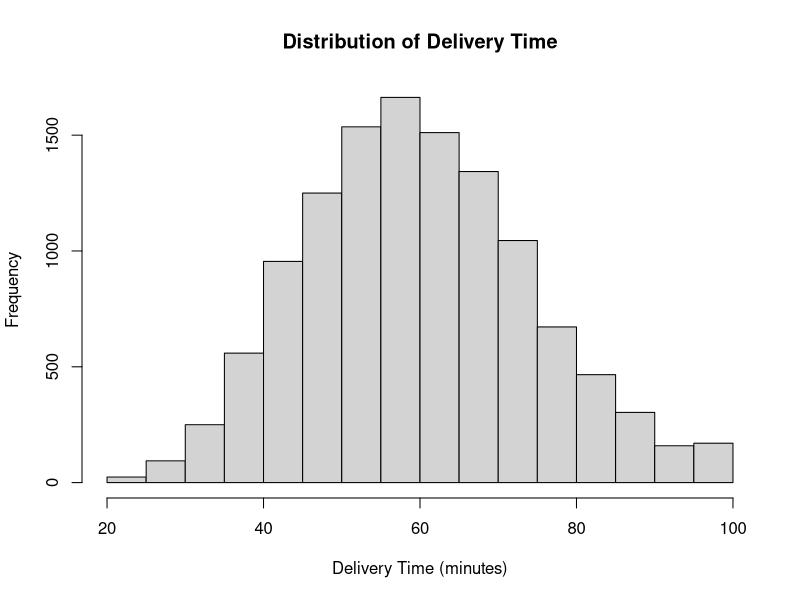
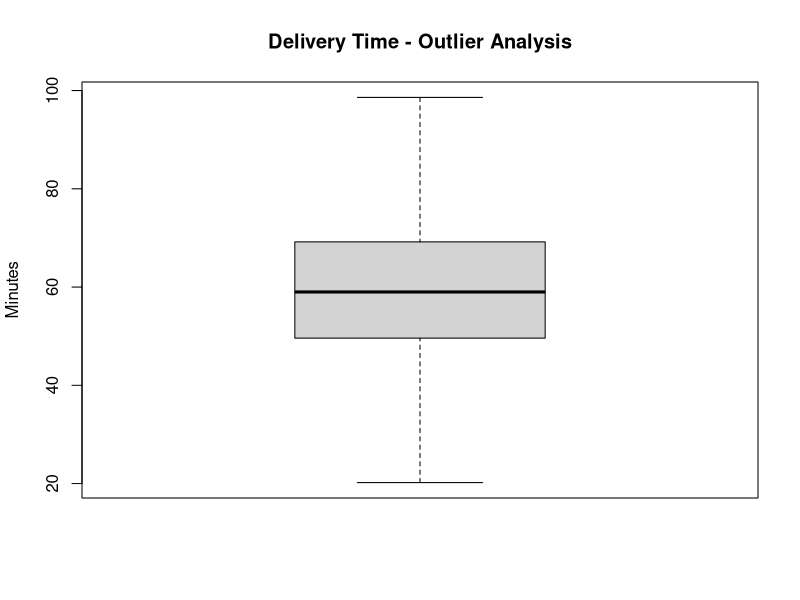
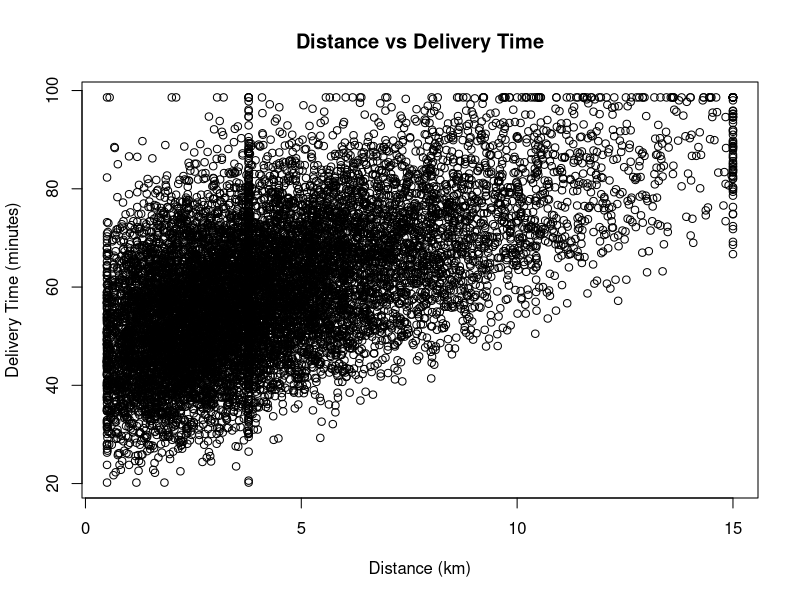
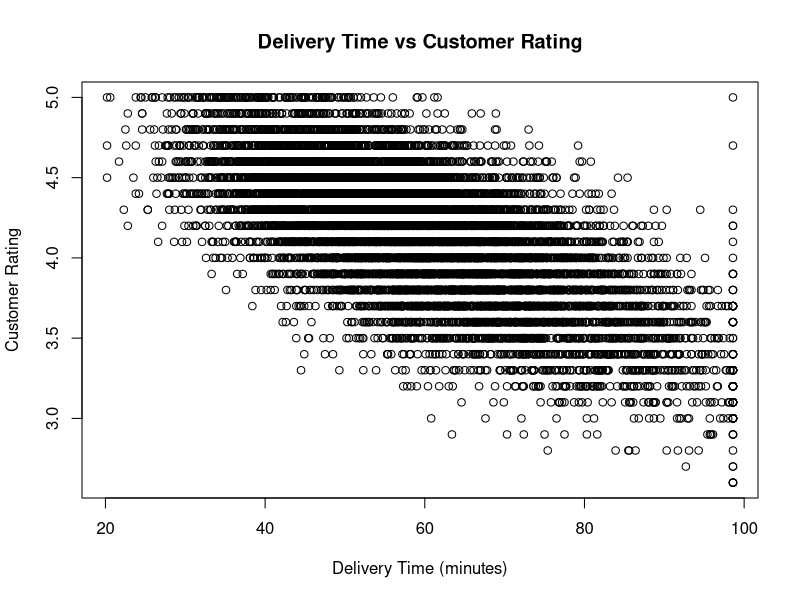

These figures' R source, in order:
# Food Delivery Time & Customer Satisfaction Analytics
# R component: data cleaning, descriptive statistics, EDA, visualization, regression

df <- read.csv("food_delivery_prototype_cleaned.csv")

# Basic structure
str(df)
summary(df)

# Descriptive statistics
mean(df$actual_delivery_min, na.rm=TRUE)
median(df$actual_delivery_min, na.rm=TRUE)
sd(df$actual_delivery_min, na.rm=TRUE)
quantile(df$actual_delivery_min, probs=c(0.25,0.5,0.75), na.rm=TRUE)

# Correlation
cor(df$actual_delivery_min, df$customer_rating, use="complete.obs")

# Histogram
hist(df$actual_delivery_min,
     main="Distribution of Delivery Time",
     xlab="Delivery Time (minutes)")

# Box plot
boxplot(df$actual_delivery_min,
        main="Delivery Time - Outlier Analysis",
        ylab="Minutes")

# Scatter plot
plot(df$distance_km, df$actual_delivery_min,
     main="Distance vs Delivery Time",
     xlab="Distance (km)",
     ylab="Delivery Time (minutes)")

# Customer rating vs delivery time
plot(df$actual_delivery_min, df$customer_rating,
     main="Delivery Time vs Customer Rating",
     xlab="Delivery Time (minutes)",
     ylab="Customer Rating")

# Multiple linear regression
model <- lm(actual_delivery_min ~ distance_km +
              preparation_time_min +
              number_of_items +
              restaurant_rating +
              courier_rating +
              estimated_delivery_min +
              hour,
            data=df)

summary(model)

# Average rating by delivery-time category
df$delivery_band <- cut(
  df$actual_delivery_min,
  breaks=c(0,30,45,60,Inf),
  labels=c("<=30","31-45","46-60",">60")
)

aggregate(customer_rating ~ delivery_band,
          data=df,
          FUN=function(x) mean(x, na.rm=TRUE))
